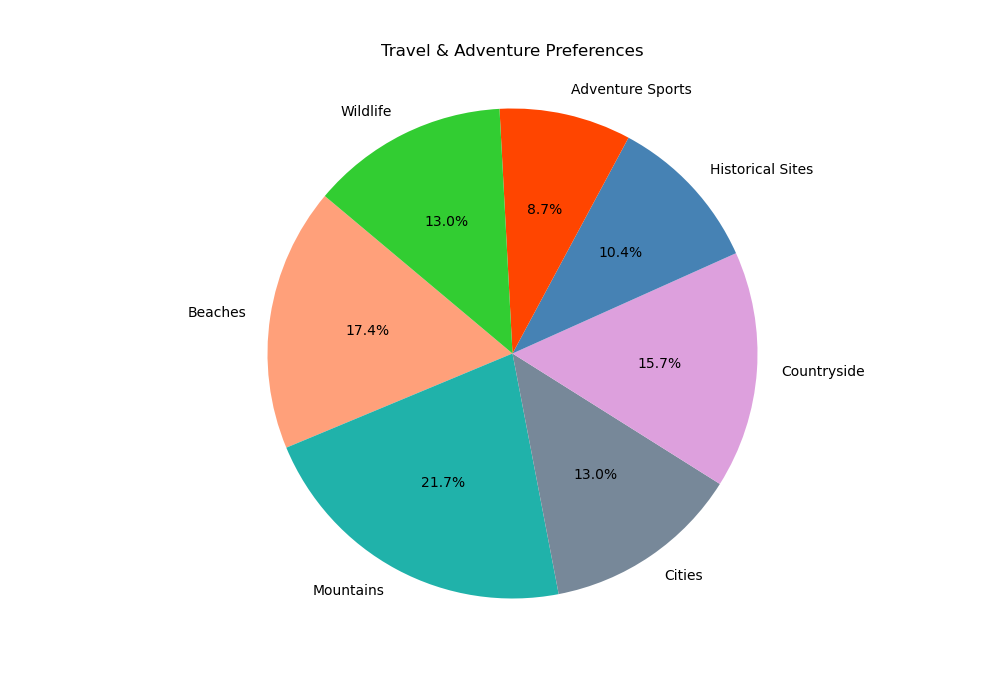

This chart was generated by the following Python code:

import matplotlib.pyplot as plt

# Data to plot
labels = 'Beaches', 'Mountains', 'Cities', 'Countryside', 'Historical Sites', 'Adventure Sports', 'Wildlife'
sizes = [20, 25, 15, 18, 12, 10, 15]
colors = ['#FFA07A','#20B2AA','#778899','#DDA0DD','#4682B4','#FF4500','#32CD32']

# Change the size of the figure (width, height)
plt.figure(figsize=(10, 7))

# Plot
plt.pie(sizes, labels=labels, colors=colors, autopct='%1.1f%%', startangle=140)

plt.title('Travel & Adventure Preferences', pad=20)
plt.axis('equal')  # Equal aspect ratio ensures that pie is drawn as a circle.
plt.show()
